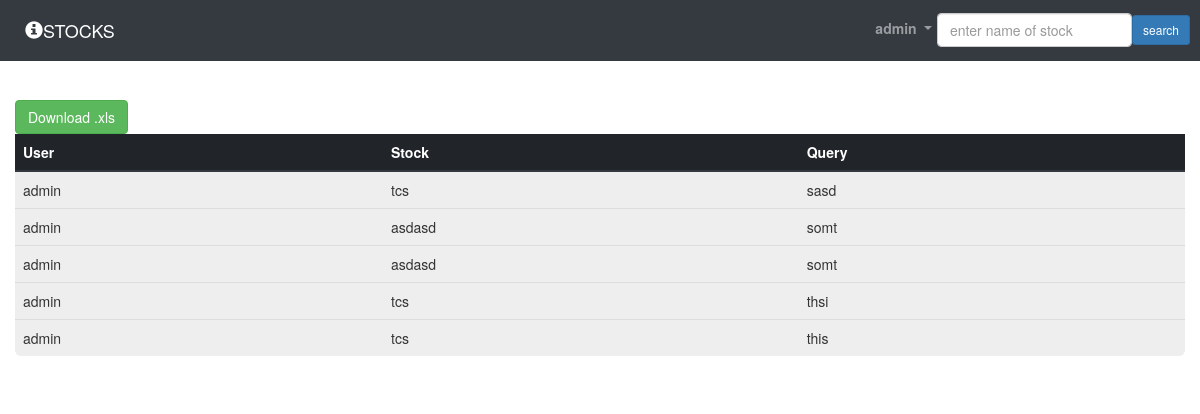
The page /queries/ (signed in) on the database as committed earlier.
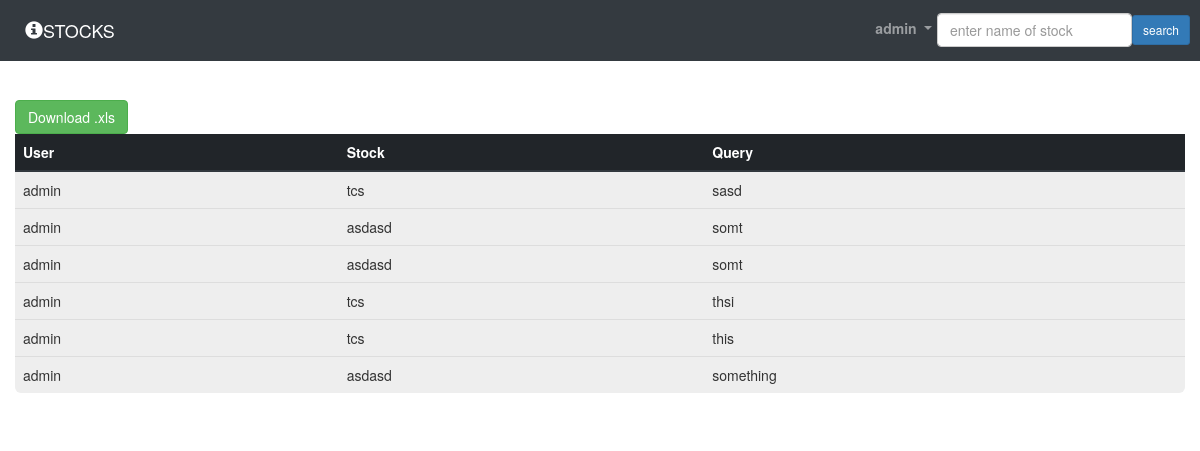
The same page on the database as committed later.
### accounts/models.py (models this page shows, shortened)
class User(AbstractBaseUser):
    username = models.CharField(max_length=50,unique=True)
    email = models.EmailField(
        verbose_name='email address',
        max_length=255,
        unique=True,
    )
    is_active = models.BooleanField(default=True)
    staff = models.BooleanField(default=False)
    admin = models.BooleanField(default=False)
    objects = UserManager()
    USERNAME_FIELD = 'email'
    REQUIRED_FIELDS = ['username'] # Email & Password are required by default.
    def __str__(self):
        return self.username
    @property
    def is_admin(self):
        return self.admin

### stock/models.py (models this page shows, shortened)
class Stock_Query(models.Model):
    stock  = models.ForeignKey(Stock,on_delete=models.CASCADE,blank=False,null=False)
    user = models.ForeignKey(User,on_delete=models.CASCADE,blank=False,null=False)
    query  = models.CharField(max_length=120,blank=True, unique=False)

class Stock(models.Model):
    name  = models.CharField(max_length=120,blank=False,null=False)
    price = models.IntegerField(blank=False,null=False)
    slug  = models.SlugField(blank=True, unique=True)
    def __str__(self):
        return self.name

### stock/views.py (the view)
# urls.py: path('queries/',all_query, name='all_query'),
@login_required
def all_query(request,*args,**kwargs):
    if request.user.is_admin:
        qs = Stock_Query.objects.all()
        return render(request=request,template_name='stocks/queries.html',context={"queries":qs})
    return HttpResponse(content={"data":"permission_prohibited"})

### Templates/stocks/queries.html (shortened to what this page needs)
{% extends 'base.html' %}
{% load static %}
{% block content %}
<span>
</span>
<a class="btn btn-success" href="{% url 'stock:download_xls' %}">Download .xls</a>
<center>
    <table class="table jumbotron">
        <thead class="thead-dark">
          <tr>
            <th scope="col">User</th>
            <th scope="col">Stock</th>
            <th scope="col">Query</th>
          </tr>
        </thead>
        <tbody>
            {% for q in queries %}
          <tr>
            <td scope="row">{{q.user}}</td>
            <td>{{q.stock}}</td>
            <td>{{q.query}}</td>
          </tr>
            {% endfor %}
        </tbody>
      </table>
</center>
{% endblock %}

### Templates/base.html (shortened to what this page needs)
{% load static %}
<!DOCTYPE html>
<html>
  <head>
      <link rel="stylesheet" href="https://stackpath.bootstrapcdn.com/bootstrap/4.1.3/css/bootstrap.min.css">
      <link href="//maxcdn.bootstrapcdn.com/bootstrap/4.0.0/css/bootstrap.min.css" rel="stylesheet" id="bootstrap-css">
      <link rel="stylesheet" href="https://cdnjs.cloudflare.com/ajax/libs/jquery-confirm/3.3.2/jquery-confirm.min.css">
      <link rel="stylesheet" href="https://maxcdn.bootstrapcdn.com/bootstrap/3.3.7/css/bootstrap.min.css">
      <link rel="stylesheet" href="https://pro.fontawesome.com/releases/v5.10.0/css/all.css"/>
  </head>
  <body>
    {% include 'navbar.html' %}
    <div class="container-fluid">
      {% block content %}
      {% endblock %}
    </div>
    </body>
</html>

### Templates/navbar.html (shortened to what this page needs)
<nav class="navbar-expand-sm navbar sticky-top navbar navbar-dark bg-dark navbar-fixed-top navbar-inner-sm fancyfonts" role="banner">
    <a class="navbar-brand" href="{% url 'stock:home' %}"><span class=" glyphicon glyphicon-info-sign"></span>STOCKS</a>
        <div class="collapse navbar-collapse" id="navbarNavDropdown">
            <div class="navbar-nav" style="float: right;">
              {% if user.is_authenticated %}
              <div class="nav-item dropdown">
                <a class="dropdown-toggle nav-link " role="button" href="#" id="navbarDropdownMenuLink" data-toggle="dropdown">
                  <b>{{user.username}}</b>
                </a>
              </div>
            {% else %}
              <a href="{% url 'accounts:register' %}" class="nav-item nav-link"><span class="glyphicon glyphicon-user"></span> Register </a></li>
              <a href="{% url 'accounts:login' %}" class="nav-item nav-link"><span class="glyphicon glyphicon-log-in"></span> Login </a></li>
            {% endif %}
              {% if user.is_authenticated %}
              <form class="form-inline ml-auto" action="{% url 'stock:search' %}" method="get">
                <input class="form-control mr-sm" type="text" name="q" id="search" value='{{request.GET.q}}' placeholder="enter name of stock"/>
                <button class="btn btn-primary btn-sm" type="submit">search</button>
            </form>
            {% endif %}
          </div>
        </div>
  </nav>

### Templates/base.html (style rules this page uses)
body { background-image: url('https://images.pexels.com/photos/210607/pexels-photo-210607.jpeg'); -webkit-background-size: cover; -moz-background-size: cover; -o-background-size: cover; background-size: cover; }

Rows that differ between the two databases and show on the page:
added Stock_Query: user "admin", stock "asdasd", query "something"
